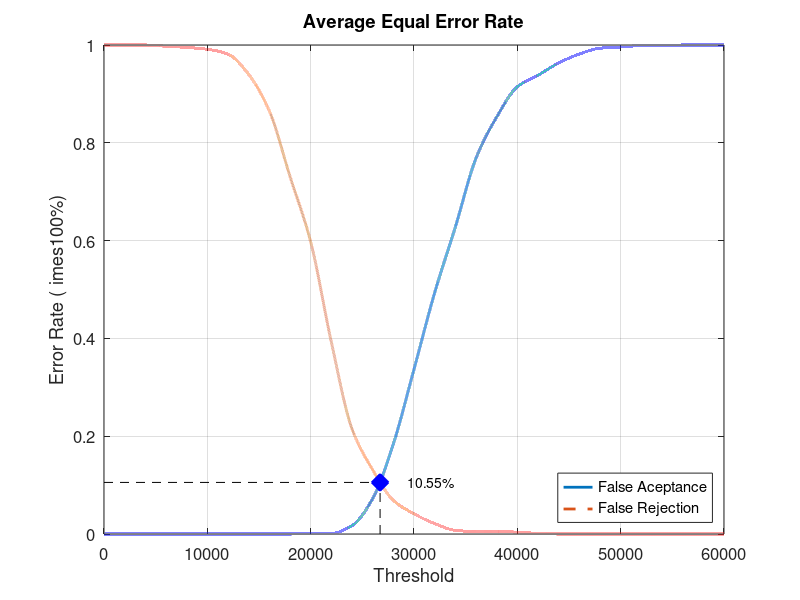
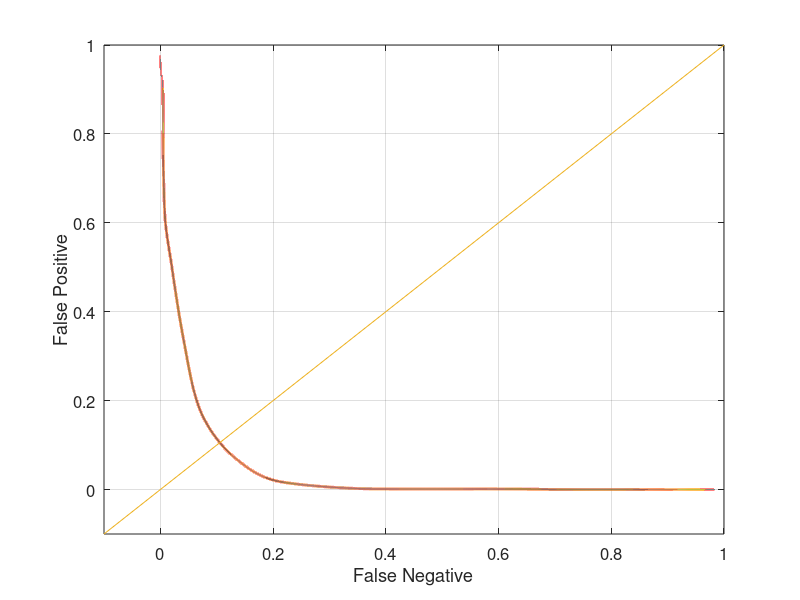

MATLAB code for these plots, in order:
close all;
clear;
clc;
x = 0:2000:60000;
xq = 0:0.5:60000;

y0 = [0 0 0 0 0 0 0 0 0 0 0.00131579 0.00131579 0.0171053 0.0723684 0.184211 0.336842 0.493421 0.627632 0.768421 0.852632 0.914474 0.938158 0.963158 0.981579 0.993421 0.996053 0.998684 0.998684 1 1 1]
yy0 = interp1(x, y0, xq, 'pchip');
y1 = [1 1 1 0.9975 0.995 0.99125 0.98125 0.94 0.865 0.73125 0.5975 0.3925 0.215 0.13125 0.06875 0.04125 0.02125 0.0075 0.005 0.005 0.00375 0.00125 0 0 0 0 0 0 0 0 0]
yy1 = interp1(x, y1, xq, 'pchip');

% Calculating EER: 
y2 = abs(y0 - y1);
find(y2 == min(y2))
yy2 = abs(yy0 - yy1);
xEER = find(yy2 == min(yy2));
xEERIndex = xq(xEER) % X-axis EER
yEER = yy0(xEER) % Y-axis EER

main = figure
plot(xq, yy0,'-','LineWidth', 2);	hold on
plot(xq, yy1,'--','LineWidth', 2);	hold on
plot([xEERIndex xEERIndex], [0 yEER], 'k--');	hold on
plot([0 xEERIndex], [yEER yEER], 'k--');	hold on
plot(xEERIndex, yEER, 'bx', 'LineWidth', 10);	hold on
text(xEERIndex + 10 * xEERIndex / 100, yEER, [num2str(round((10000 * yEER)) / 100) '%'])
legend('False Aceptance', 'False Rejection', 'Location', 'SouthEast')
xlabel('Threshold')
ylabel('Error Rate (	imes100%)')
title('Average Equal Error Rate')
set(gca, 'FontSize', 12)
axis([0 60000 0 1])
grid on

print(main, 'Experiment1AverageMain', '-dpng');
FNRxFPR = figure('Color', [1 1 1]);
plot(yy1, yy0, '-', yy1, yy0, 'LineWidth', 2);
hold on
y = -0.1:0.1:1
plot(y, y); 
set(gca, 'FontSize', 12)
xlabel('False Negative')
ylabel('False Positive')
axis([-0.1 1 -0.1 1])
set(gca, 'FontSize', 12)
grid on

print(FNRxFPR, 'Experiment1AverageFNRxFPR','-dpng');
